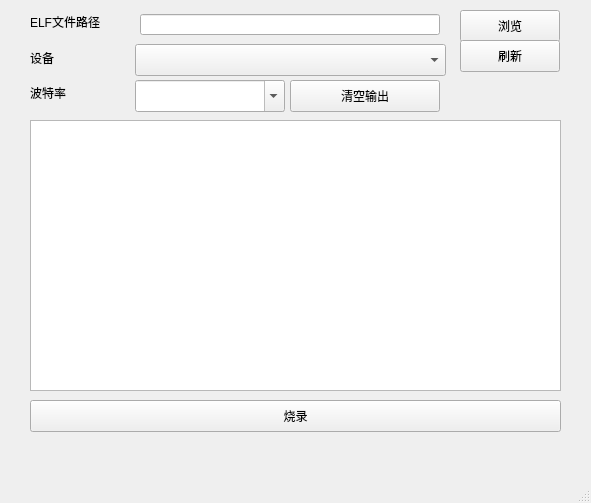
<?xml version="1.0" encoding="UTF-8"?>
<ui version="4.0">
 <class>MainWindow</class>
 <widget class="QMainWindow" name="MainWindow">
  <property name="geometry">
   <rect>
    <x>0</x>
    <y>0</y>
    <width>591</width>
    <height>503</height>
   </rect>
  </property>
  <property name="windowTitle">
   <string>MainWindow</string>
  </property>
  <widget class="QWidget" name="centralwidget">
   <widget class="QPushButton" name="pushButtonBrowse">
    <property name="geometry">
     <rect>
      <x>460</x>
      <y>10</y>
      <width>100</width>
      <height>32</height>
     </rect>
    </property>
    <property name="text">
     <string>浏览</string>
    </property>
   </widget>
   <widget class="QLineEdit" name="lineEditElfPath">
    <property name="geometry">
     <rect>
      <x>140</x>
      <y>14</y>
      <width>300</width>
      <height>21</height>
     </rect>
    </property>
   </widget>
   <widget class="QComboBox" name="comboBoxSerialPort">
    <property name="geometry">
     <rect>
      <x>135</x>
      <y>44</y>
      <width>311</width>
      <height>32</height>
     </rect>
    </property>
   </widget>
   <widget class="QPushButton" name="pushButtonRefreshPorts">
    <property name="geometry">
     <rect>
      <x>460</x>
      <y>40</y>
      <width>100</width>
      <height>32</height>
     </rect>
    </property>
    <property name="text">
     <string>刷新</string>
    </property>
   </widget>
   <widget class="QPushButton" name="pushButtonFlash">
    <property name="geometry">
     <rect>
      <x>30</x>
      <y>400</y>
      <width>531</width>
      <height>32</height>
     </rect>
    </property>
    <property name="text">
     <string>烧录</string>
    </property>
   </widget>
   <widget class="QTextEdit" name="textEditOutput">
    <property name="geometry">
     <rect>
      <x>30</x>
      <y>120</y>
      <width>531</width>
      <height>271</height>
     </rect>
    </property>
   </widget>
   <widget class="QLabel" name="label">
    <property name="geometry">
     <rect>
      <x>30</x>
      <y>14</y>
      <width>100</width>
      <height>16</height>
     </rect>
    </property>
    <property name="text">
     <string>ELF文件路径</string>
    </property>
   </widget>
   <widget class="QLabel" name="label_2">
    <property name="geometry">
     <rect>
      <x>30</x>
      <y>50</y>
      <width>100</width>
      <height>16</height>
     </rect>
    </property>
    <property name="text">
     <string>设备</string>
    </property>
   </widget>
   <widget class="QPushButton" name="pushButtonClearOutput">
    <property name="geometry">
     <rect>
      <x>290</x>
      <y>80</y>
      <width>150</width>
      <height>32</height>
     </rect>
    </property>
    <property name="text">
     <string>清空输出</string>
    </property>
   </widget>
   <widget class="QComboBox" name="comboBoxBaudRate">
    <property name="geometry">
     <rect>
      <x>135</x>
      <y>80</y>
      <width>150</width>
      <height>32</height>
     </rect>
    </property>
    <property name="editable">
     <bool>true</bool>
    </property>
   </widget>
   <widget class="QLabel" name="label_3">
    <property name="geometry">
     <rect>
      <x>30</x>
      <y>85</y>
      <width>100</width>
      <height>16</height>
     </rect>
    </property>
    <property name="text">
     <string>波特率</string>
    </property>
   </widget>
  </widget>
  <widget class="QMenuBar" name="menubar">
   <property name="geometry">
    <rect>
     <x>0</x>
     <y>0</y>
     <width>591</width>
     <height>37</height>
    </rect>
   </property>
  </widget>
  <widget class="QStatusBar" name="statusbar"/>
 </widget>
 <resources/>
 <connections/>
</ui>
